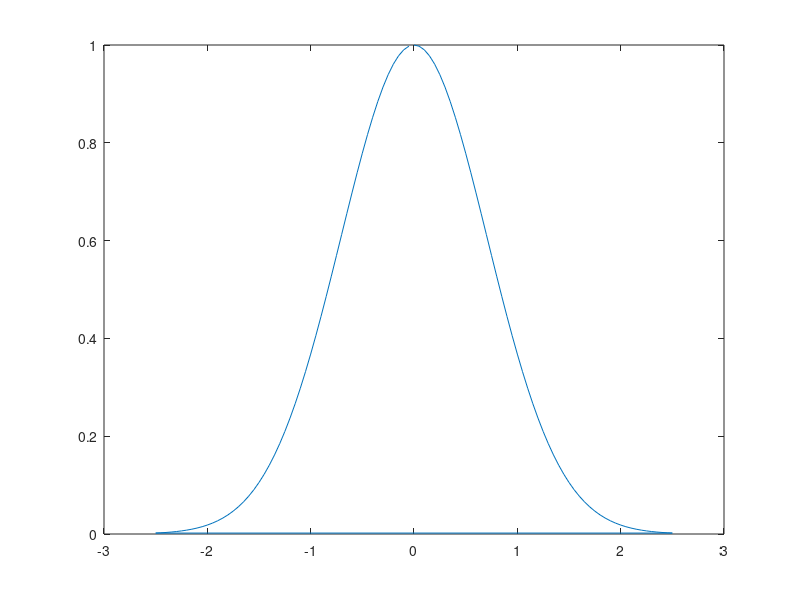

Reproduce this figure in MATLAB. (Note: this script raises an error after producing the figure.)
%% Numerically simulate 2D spcectrum
% Simple 2-level system. Phase matching is implemented.
% Changing the pulse duration, time step and total time can be tricky.
% Currently I'm using high dephasing rate and population time to keep the
% simulation time small.

%% Method
% Define 3 Gaussian pulses. Repeat for different tau values.
% Since tau changes, the total time duration changes.
% Simulating only S1 spectrum. Hence, will keep T fixed.
% ODEs for different x positions are solved in a loop. The phase term for a
% specific x-position is passed as a variable to enable parallel execution
% of the loop.

clear all;% clc;

meV2Hz = 241.79895E9*2*pi;      % hbar

%% Solve OBE's during tau

Pos1 = 0;           % Timing of 1st pulse

% Define X-axis for taking FT to implement phase matching
XPts = 101;          % # of points along X axis
dx = 0.05;
XAxis1 = -0.5*dx*(XPts-1):dx:0.5*dx*(XPts-1);
XAxis = ifftshift(XAxis1);
k_pulse = [-4;1;-1];

% Decay in X
wX = 1;
AmpX = exp(-(XAxis./wX).^2);
figure(5);
plot(XAxis,AmpX);

% Define tau steps
Size = 100;
tauStep = 1E-13;
tauAxis = 0:tauStep:(Size-1)*tauStep;
FStep = 1/tauAxis(end);
EgyStep = FStep*2*pi/meV2Hz;
EgyAxis = -EgyStep*(Size/2):EgyStep:EgyStep*(Size/2-1);
Egy_t = EgyAxis;
Egy_tau = flipud(EgyAxis');

% FRange = EgyRange*meV2Hz/(2*pi);% Total energy range
tauMax = tauAxis(end);     % Maximum scan time for tau

T = 2E-13;          % Delay T

% Full time axis parameters
TimeStart = -7E-13;

% Define matrix for final Y value
Y_All = zeros(Size,Size,3,XPts);
y0_1 = [0;0;0];

% Define tolerance for ode
options = odeset('RelTol',1e-4,'AbsTol',1e-8);
tic;

for j = 1:Size
    tau = tauAxis(j);
    Pos2 = Pos1 + tau;
    Pos3 = Pos2 + T;
    TimeMax = Pos3 + tauMax + 1E-12;
    PosMat = [Pos1;Pos2;Pos3];

    parfor k = 1:XPts
        Phase = 2*pi*XAxis(k).*k_pulse;
        Phase(1) = Phase(1)+pi;        % Give pi phase shift to puls A 
        Phase(2) = Phase(2)+pi;        % Give pi phase shift to puls B 
        XAmp = AmpX(k);
        y0 = cat(1,y0_1,Phase,PosMat,XAmp);
        [Time1,Y1] = ode23(@timeEvol_2Lvl,[TimeStart,TimeMax],y0,options);
        Y1 = Y1(:,1:3);
        
        % Take points after the 3rd pulse is incident
        Time1 = Time1 - Pos3;
        Pos3_Idx = find(Time1 > 0);
        Y1 = Y1(Pos3_Idx(1)-1:end,:);
        Time1 = Time1(Pos3_Idx(1)-1:end);
        
        Y = interp1(Time1',Y1,tauAxis');
        
        Y_All(j,:,:,k) = Y;
        
    end
    j
%     length(Time1)
end
toc;
%%
% clear Y_All
%%
% Save 3rd order polarization (sigma_10)
Pol3_X = Y_All(:,:,2,:) - 1i*Y_All(:,:,3,:);

ESig_X = 1i*Pol3_X;

dlmwrite('ESig_X2.dat',ESig_X,'\t');
size(ESig_X)
toc;
% ESig_K = fft(ESig_X,[],4);
% proj1 = sum(sum(abs(ESig_K),2),1);
% proj1 = reshape(proj1,1,[]);
% figure(1);
% semilogy(kAxis,proj1);
% 
% %%
% % Select out the 3rd order signal
% kSig = -k_pulse(1)+k_pulse(2)+k_pulse(3);
% % kSig = 3.1;
% kDiff = abs(kAxis - kSig);
% L = find(kDiff == min(kDiff));
% 
% % % Cut relevant points in k-space
% % NkPts = 2;
% ESig_K_Cut = zeros(size(ESig_K));
% % ESig_K_Cut(:,:,:,L-NkPts:L+NkPts) = ESig_K(:,:,:,L-NkPts:L+NkPts);
% 
% % Apply window to smooth the function
% WinSize = 5;            % # points on one side of peak
% % Win = hamming(2*WinSize+1);
% % Win = ones(1,2*WinSize+1);
% Window = zeros(1,XPts);
% Window(L-WinSize:L+WinSize) = 1;
% parfor j = 1:XPts
%     ESig_K_Cut(:,:,:,j) = ESig_K(:,:,:,j).*Window(j);
% end
% 
% proj1 = sum(sum(abs(ESig_K_Cut),2),1);
% proj1 = reshape(proj1,1,[]);
% figure(2);
% plot(kAxis,proj1);
% 
% 
% % IFT to spatial domain
% ESig_X_Cut = ifft(ESig_K_Cut,[],4);
% ESig_t = ESig_X_Cut(:,:,:,1);
% ESig_t = reshape(ESig_t,Size,Size);
% % ESig_t = interp2(tAxis,tauAxis',ESig_t,tAxis,tAxis');
% %% Define plot ranges
% TimeMax = 1E-11;    % seconds
% EgyMax = 7;         % meV (one side)
% TimeRange = [0 TimeMax 0 TimeMax];
% EgyRange = [-EgyMax EgyMax -EgyMax EgyMax];
% NCont = 50;
% 
% VMax = max(max(abs(ESig_t)));
% figure(3)
% set(gcf, 'Units', 'inch');
% set(gcf, 'position', [ 1 4 14 5 ]);
% subplot(131);
% contourf(tauAxis,tauAxis',abs(ESig_t),linspace(0,VMax,NCont),'LineStyle','none');
% xlabel('t (s)');
% ylabel('\tau (s)');
% title('Absolute value');
% axis(TimeRange);
% subplot(132);
% contourf(tauAxis,tauAxis',real(ESig_t),linspace(-VMax,VMax,NCont),'LineStyle','none');
% xlabel('t (s)');
% ylabel('\tau (s)');
% title('Real part');
% axis(TimeRange);
% subplot(133);
% contourf(tauAxis,tauAxis',imag(ESig_t),linspace(-VMax,VMax,NCont),'LineStyle','none');
% xlabel('t (s)');
% ylabel('\tau (s)');
% title('Imaginary part');
% axis(TimeRange);
% 
% % ESig_t = ESig_t';
% % NFin = 512;
% % tauMax1 = 1E-11;     % Maximum scan time for tau
% % tauStep1 = tauMax1/NFin;
% % tauAxis1 = 0:tauStep1:tauMax1-tauStep1;
% % tAxis1 = tauAxis1';
% % ESig_t1 = interp2(tauAxis1,tAxis,ESig_t,tauAxis1,tAxis1);
% % Evaluate frequency-domain signal
% Spec_2D = fftshift(fft(fftshift(fft(ESig_t,[],2),2),[],1),1);
% Spec_2D = flipud(Spec_2D);
% % Spec_2D = abs(Spec_2D);
% VMax1 = max(max(abs(Spec_2D)));
% % Ft = FAxis - FAxis(Size/2+1);
% % Egy_t = EgyAxis;
% % Ftau = -(FAxis - FAxis(Size/2))';
% % Egy_tau = flipud(EgyAxis');
% figure(4);
% set(gcf, 'Units', 'inch');
% set(gcf, 'position', [ 1 4 12 5 ]);
% subplot(131);
% contourf(Egy_t,Egy_tau,abs(Spec_2D),linspace(0,VMax1,NCont),'LineStyle','none');
% xlabel('\omega_t (meV)');
% ylabel('\omega_\tau (meV)');
% title('Absolute value');
% axis(EgyRange);
% subplot(132);
% contourf(Egy_t,Egy_tau,real(Spec_2D),linspace(-VMax1,VMax1,NCont),'LineStyle','none');
% xlabel('\omega_t (meV)');
% ylabel('\omega_\tau (meV)');
% title('Real part');
% axis(EgyRange);
% subplot(133);
% contourf(Egy_t,Egy_tau,imag(Spec_2D),linspace(-VMax1,VMax1,NCont),'LineStyle','none');
% xlabel('\omega_t (meV)');
% ylabel('\omega_\tau (meV)');
% title('Imaginary part');
% axis(EgyRange);
